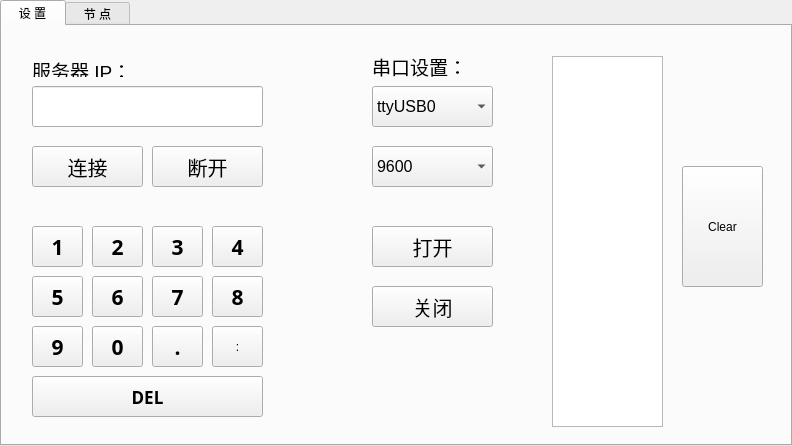
<?xml version="1.0" encoding="UTF-8"?>
<ui version="4.0">
 <class>Widget</class>
 <widget class="QWidget" name="Widget">
  <property name="geometry">
   <rect>
    <x>0</x>
    <y>0</y>
    <width>792</width>
    <height>446</height>
   </rect>
  </property>
  <property name="minimumSize">
   <size>
    <width>792</width>
    <height>446</height>
   </size>
  </property>
  <property name="maximumSize">
   <size>
    <width>792</width>
    <height>446</height>
   </size>
  </property>
  <property name="windowTitle">
   <string>医院病房护理智能无线呼叫及管理系统</string>
  </property>
  <property name="windowIcon">
   <iconset resource="src/src.qrc">
    <normaloff>:/new/prefix1/64X64.ico</normaloff>:/new/prefix1/64X64.ico</iconset>
  </property>
  <widget class="QTabWidget" name="tabWidget">
   <property name="geometry">
    <rect>
     <x>0</x>
     <y>0</y>
     <width>792</width>
     <height>446</height>
    </rect>
   </property>
   <property name="whatsThis">
    <string/>
   </property>
   <property name="tabShape">
    <enum>QTabWidget::Rounded</enum>
   </property>
   <property name="currentIndex">
    <number>0</number>
   </property>
   <property name="iconSize">
    <size>
     <width>16</width>
     <height>16</height>
    </size>
   </property>
   <property name="elideMode">
    <enum>Qt::ElideNone</enum>
   </property>
   <widget class="QWidget" name="SettingTab">
    <property name="toolTip">
     <string/>
    </property>
    <attribute name="title">
     <string>  设 置  </string>
    </attribute>
    <widget class="QLineEdit" name="IP_lineEdit">
     <property name="geometry">
      <rect>
       <x>30</x>
       <y>60</y>
       <width>231</width>
       <height>41</height>
      </rect>
     </property>
     <property name="font">
      <font>
       <family>Sawasdee</family>
       <pointsize>14</pointsize>
       <weight>75</weight>
       <bold>true</bold>
      </font>
     </property>
     <property name="text">
      <string/>
     </property>
    </widget>
    <widget class="QLabel" name="label">
     <property name="geometry">
      <rect>
       <x>30</x>
       <y>30</y>
       <width>111</width>
       <height>21</height>
      </rect>
     </property>
     <property name="text">
      <string>&lt;!DOCTYPE HTML PUBLIC &quot;-//W3C//DTD HTML 4.0//EN&quot; &quot;http://www.w3.org/TR/REC-html40/strict.dtd&quot;&gt;
&lt;html&gt;&lt;head&gt;&lt;meta name=&quot;qrichtext&quot; content=&quot;1&quot; /&gt;&lt;style type=&quot;text/css&quot;&gt;
p, li { white-space: pre-wrap; }
&lt;/style&gt;&lt;/head&gt;&lt;body style=&quot; font-family:'Sans Serif'; font-size:9pt; font-weight:400; font-style:normal;&quot;&gt;
&lt;p style=&quot; margin-top:0px; margin-bottom:0px; margin-left:0px; margin-right:0px; -qt-block-indent:0; text-indent:0px;&quot;&gt;&lt;span style=&quot; font-size:14pt;&quot;&gt;服务器 IP：&lt;/span&gt;&lt;/p&gt;&lt;/body&gt;&lt;/html&gt;</string>
     </property>
    </widget>
    <widget class="QToolButton" name="Connect_toolButton">
     <property name="geometry">
      <rect>
       <x>30</x>
       <y>120</y>
       <width>111</width>
       <height>41</height>
      </rect>
     </property>
     <property name="font">
      <font>
       <pointsize>15</pointsize>
       <weight>50</weight>
       <bold>false</bold>
      </font>
     </property>
     <property name="text">
      <string>连接</string>
     </property>
    </widget>
    <widget class="QToolButton" name="Disconnect_toolButton">
     <property name="geometry">
      <rect>
       <x>150</x>
       <y>120</y>
       <width>111</width>
       <height>41</height>
      </rect>
     </property>
     <property name="font">
      <font>
       <pointsize>15</pointsize>
      </font>
     </property>
     <property name="text">
      <string>断开</string>
     </property>
    </widget>
    <widget class="QToolButton" name="toolButton_1">
     <property name="geometry">
      <rect>
       <x>30</x>
       <y>200</y>
       <width>51</width>
       <height>41</height>
      </rect>
     </property>
     <property name="minimumSize">
      <size>
       <width>51</width>
       <height>41</height>
      </size>
     </property>
     <property name="maximumSize">
      <size>
       <width>51</width>
       <height>41</height>
      </size>
     </property>
     <property name="font">
      <font>
       <family>Sawasdee</family>
       <pointsize>16</pointsize>
       <weight>75</weight>
       <bold>true</bold>
      </font>
     </property>
     <property name="text">
      <string>1</string>
     </property>
    </widget>
    <widget class="QToolButton" name="toolButton_2">
     <property name="geometry">
      <rect>
       <x>90</x>
       <y>200</y>
       <width>51</width>
       <height>41</height>
      </rect>
     </property>
     <property name="minimumSize">
      <size>
       <width>51</width>
       <height>41</height>
      </size>
     </property>
     <property name="maximumSize">
      <size>
       <width>51</width>
       <height>41</height>
      </size>
     </property>
     <property name="font">
      <font>
       <family>Sawasdee</family>
       <pointsize>16</pointsize>
       <weight>75</weight>
       <bold>true</bold>
      </font>
     </property>
     <property name="text">
      <string>2</string>
     </property>
    </widget>
    <widget class="QToolButton" name="toolButton_3">
     <property name="geometry">
      <rect>
       <x>150</x>
       <y>200</y>
       <width>51</width>
       <height>41</height>
      </rect>
     </property>
     <property name="minimumSize">
      <size>
       <width>51</width>
       <height>41</height>
      </size>
     </property>
     <property name="maximumSize">
      <size>
       <width>51</width>
       <height>41</height>
      </size>
     </property>
     <property name="font">
      <font>
       <family>Sawasdee</family>
       <pointsize>16</pointsize>
       <weight>75</weight>
       <bold>true</bold>
      </font>
     </property>
     <property name="text">
      <string>3</string>
     </property>
    </widget>
    <widget class="QToolButton" name="toolButton_4">
     <property name="geometry">
      <rect>
       <x>210</x>
       <y>200</y>
       <width>51</width>
       <height>41</height>
      </rect>
     </property>
     <property name="minimumSize">
      <size>
       <width>51</width>
       <height>41</height>
      </size>
     </property>
     <property name="maximumSize">
      <size>
       <width>51</width>
       <height>41</height>
      </size>
     </property>
     <property name="font">
      <font>
       <family>Sawasdee</family>
       <pointsize>16</pointsize>
       <weight>75</weight>
       <bold>true</bold>
      </font>
     </property>
     <property name="text">
      <string>4</string>
     </property>
    </widget>
    <widget class="QToolButton" name="toolButton_5">
     <property name="geometry">
      <rect>
       <x>30</x>
       <y>250</y>
       <width>51</width>
       <height>41</height>
      </rect>
     </property>
     <property name="minimumSize">
      <size>
       <width>51</width>
       <height>41</height>
      </size>
     </property>
     <property name="maximumSize">
      <size>
       <width>51</width>
       <height>41</height>
      </size>
     </property>
     <property name="font">
      <font>
       <family>Sawasdee</family>
       <pointsize>16</pointsize>
       <weight>75</weight>
       <bold>true</bold>
      </font>
     </property>
     <property name="text">
      <string>5</string>
     </property>
    </widget>
    <widget class="QToolButton" name="toolButton_6">
     <property name="geometry">
      <rect>
       <x>90</x>
       <y>250</y>
       <width>51</width>
       <height>41</height>
      </rect>
     </property>
     <property name="minimumSize">
      <size>
       <width>51</width>
       <height>41</height>
      </size>
     </property>
     <property name="maximumSize">
      <size>
       <width>51</width>
       <height>41</height>
      </size>
     </property>
     <property name="font">
      <font>
       <family>Sawasdee</family>
       <pointsize>16</pointsize>
       <weight>75</weight>
       <bold>true</bold>
      </font>
     </property>
     <property name="text">
      <string>6</string>
     </property>
    </widget>
    <widget class="QToolButton" name="toolButton_7">
     <property name="geometry">
      <rect>
       <x>150</x>
       <y>250</y>
       <width>51</width>
       <height>41</height>
      </rect>
     </property>
     <property name="minimumSize">
      <size>
       <width>51</width>
       <height>41</height>
      </size>
     </property>
     <property name="maximumSize">
      <size>
       <width>51</width>
       <height>41</height>
      </size>
     </property>
     <property name="font">
      <font>
       <family>Sawasdee</family>
       <pointsize>16</pointsize>
       <weight>75</weight>
       <bold>true</bold>
      </font>
     </property>
     <property name="text">
      <string>7</string>
     </property>
    </widget>
    <widget class="QToolButton" name="toolButton_8">
     <property name="geometry">
      <rect>
       <x>210</x>
       <y>250</y>
       <width>51</width>
       <height>41</height>
      </rect>
     </property>
     <property name="minimumSize">
      <size>
       <width>51</width>
       <height>41</height>
      </size>
     </property>
     <property name="maximumSize">
      <size>
       <width>51</width>
       <height>41</height>
      </size>
     </property>
     <property name="font">
      <font>
       <family>Sawasdee</family>
       <pointsize>16</pointsize>
       <weight>75</weight>
       <bold>true</bold>
      </font>
     </property>
     <property name="text">
      <string>8</string>
     </property>
    </widget>
    <widget class="QToolButton" name="toolButton_9">
     <property name="geometry">
      <rect>
       <x>30</x>
       <y>300</y>
       <width>51</width>
       <height>41</height>
      </rect>
     </property>
     <property name="minimumSize">
      <size>
       <width>51</width>
       <height>41</height>
      </size>
     </property>
     <property name="maximumSize">
      <size>
       <width>51</width>
       <height>41</height>
      </size>
     </property>
     <property name="font">
      <font>
       <family>Sawasdee</family>
       <pointsize>16</pointsize>
       <weight>75</weight>
       <bold>true</bold>
      </font>
     </property>
     <property name="text">
      <string>9</string>
     </property>
    </widget>
    <widget class="QToolButton" name="toolButton_10">
     <property name="geometry">
      <rect>
       <x>90</x>
       <y>300</y>
       <width>51</width>
       <height>41</height>
      </rect>
     </property>
     <property name="minimumSize">
      <size>
       <width>51</width>
       <height>41</height>
      </size>
     </property>
     <property name="maximumSize">
      <size>
       <width>51</width>
       <height>41</height>
      </size>
     </property>
     <property name="font">
      <font>
       <family>Sawasdee</family>
       <pointsize>16</pointsize>
       <weight>75</weight>
       <bold>true</bold>
      </font>
     </property>
     <property name="text">
      <string>0</string>
     </property>
    </widget>
    <widget class="QToolButton" name="toolButton_11">
     <property name="geometry">
      <rect>
       <x>150</x>
       <y>300</y>
       <width>51</width>
       <height>41</height>
      </rect>
     </property>
     <property name="minimumSize">
      <size>
       <width>51</width>
       <height>41</height>
      </size>
     </property>
     <property name="maximumSize">
      <size>
       <width>51</width>
       <height>41</height>
      </size>
     </property>
     <property name="font">
      <font>
       <family>Sawasdee</family>
       <pointsize>16</pointsize>
       <weight>75</weight>
       <bold>true</bold>
      </font>
     </property>
     <property name="text">
      <string>.</string>
     </property>
    </widget>
    <widget class="QToolButton" name="toolButton_12">
     <property name="geometry">
      <rect>
       <x>30</x>
       <y>350</y>
       <width>231</width>
       <height>41</height>
      </rect>
     </property>
     <property name="minimumSize">
      <size>
       <width>51</width>
       <height>41</height>
      </size>
     </property>
     <property name="maximumSize">
      <size>
       <width>500</width>
       <height>200</height>
      </size>
     </property>
     <property name="font">
      <font>
       <family>Sawasdee</family>
       <pointsize>13</pointsize>
       <weight>75</weight>
       <bold>true</bold>
      </font>
     </property>
     <property name="text">
      <string>DEL</string>
     </property>
    </widget>
    <widget class="QLabel" name="label_2">
     <property name="geometry">
      <rect>
       <x>370</x>
       <y>20</y>
       <width>101</width>
       <height>41</height>
      </rect>
     </property>
     <property name="text">
      <string>&lt;!DOCTYPE HTML PUBLIC &quot;-//W3C//DTD HTML 4.0//EN&quot; &quot;http://www.w3.org/TR/REC-html40/strict.dtd&quot;&gt;
&lt;html&gt;&lt;head&gt;&lt;meta name=&quot;qrichtext&quot; content=&quot;1&quot; /&gt;&lt;style type=&quot;text/css&quot;&gt;
p, li { white-space: pre-wrap; }
&lt;/style&gt;&lt;/head&gt;&lt;body style=&quot; font-family:'Sans Serif'; font-size:9pt; font-weight:400; font-style:normal;&quot;&gt;
&lt;p style=&quot; margin-top:0px; margin-bottom:0px; margin-left:0px; margin-right:0px; -qt-block-indent:0; text-indent:0px;&quot;&gt;&lt;span style=&quot; font-size:14pt;&quot;&gt;串口设置：&lt;/span&gt;&lt;/p&gt;&lt;/body&gt;&lt;/html&gt;</string>
     </property>
    </widget>
    <widget class="QComboBox" name="COM_comboBox">
     <property name="geometry">
      <rect>
       <x>370</x>
       <y>60</y>
       <width>121</width>
       <height>41</height>
      </rect>
     </property>
     <property name="font">
      <font>
       <pointsize>12</pointsize>
      </font>
     </property>
     <item>
      <property name="text">
       <string>ttyUSB0</string>
      </property>
     </item>
     <item>
      <property name="text">
       <string>ttyUSB1</string>
      </property>
     </item>
     <item>
      <property name="text">
       <string>ttyUSB2</string>
      </property>
     </item>
     <item>
      <property name="text">
       <string>ttyUSB3</string>
      </property>
     </item>
     <item>
      <property name="text">
       <string>ttyUSB4</string>
      </property>
     </item>
     <item>
      <property name="text">
       <string>ttyUSB5</string>
      </property>
     </item>
    </widget>
    <widget class="QComboBox" name="Bote_comboBox">
     <property name="geometry">
      <rect>
       <x>370</x>
       <y>120</y>
       <width>121</width>
       <height>41</height>
      </rect>
     </property>
     <property name="font">
      <font>
       <pointsize>12</pointsize>
      </font>
     </property>
     <item>
      <property name="text">
       <string>9600</string>
      </property>
     </item>
     <item>
      <property name="text">
       <string>38400</string>
      </property>
     </item>
     <item>
      <property name="text">
       <string>115200</string>
      </property>
     </item>
    </widget>
    <widget class="QToolButton" name="Open_toolButton">
     <property name="geometry">
      <rect>
       <x>370</x>
       <y>200</y>
       <width>121</width>
       <height>41</height>
      </rect>
     </property>
     <property name="font">
      <font>
       <pointsize>15</pointsize>
      </font>
     </property>
     <property name="text">
      <string>打开</string>
     </property>
    </widget>
    <widget class="QToolButton" name="Close_toolButton">
     <property name="geometry">
      <rect>
       <x>370</x>
       <y>260</y>
       <width>121</width>
       <height>41</height>
      </rect>
     </property>
     <property name="font">
      <font>
       <pointsize>15</pointsize>
      </font>
     </property>
     <property name="text">
      <string>关闭</string>
     </property>
    </widget>
    <widget class="QTextEdit" name="textEdit">
     <property name="geometry">
      <rect>
       <x>550</x>
       <y>30</y>
       <width>111</width>
       <height>371</height>
      </rect>
     </property>
     <property name="readOnly">
      <bool>true</bool>
     </property>
    </widget>
    <widget class="QToolButton" name="Clear_toolButton">
     <property name="geometry">
      <rect>
       <x>680</x>
       <y>140</y>
       <width>81</width>
       <height>121</height>
      </rect>
     </property>
     <property name="text">
      <string>Clear</string>
     </property>
    </widget>
    <widget class="QToolButton" name="toolButton_13">
     <property name="geometry">
      <rect>
       <x>210</x>
       <y>300</y>
       <width>51</width>
       <height>41</height>
      </rect>
     </property>
     <property name="minimumSize">
      <size>
       <width>51</width>
       <height>41</height>
      </size>
     </property>
     <property name="maximumSize">
      <size>
       <width>51</width>
       <height>41</height>
      </size>
     </property>
     <property name="text">
      <string>:</string>
     </property>
    </widget>
   </widget>
   <widget class="QWidget" name="PatientTab">
    <attribute name="title">
     <string>  节 点  </string>
    </attribute>
    <widget class="QToolButton" name="Patient_toolButton_1">
     <property name="geometry">
      <rect>
       <x>50</x>
       <y>20</y>
       <width>91</width>
       <height>61</height>
      </rect>
     </property>
     <property name="text">
      <string>1号节点</string>
     </property>
    </widget>
    <widget class="QToolButton" name="Patient_toolButton_2">
     <property name="geometry">
      <rect>
       <x>170</x>
       <y>20</y>
       <width>91</width>
       <height>61</height>
      </rect>
     </property>
     <property name="text">
      <string>2号节点</string>
     </property>
    </widget>
    <widget class="QToolButton" name="Patient_toolButton_3">
     <property name="geometry">
      <rect>
       <x>290</x>
       <y>20</y>
       <width>91</width>
       <height>61</height>
      </rect>
     </property>
     <property name="text">
      <string>3号节点</string>
     </property>
    </widget>
    <widget class="QToolButton" name="Patient_toolButton_4">
     <property name="geometry">
      <rect>
       <x>410</x>
       <y>20</y>
       <width>91</width>
       <height>61</height>
      </rect>
     </property>
     <property name="text">
      <string>4号节点</string>
     </property>
    </widget>
    <widget class="QToolButton" name="Patient_toolButton_6">
     <property name="geometry">
      <rect>
       <x>650</x>
       <y>20</y>
       <width>91</width>
       <height>61</height>
      </rect>
     </property>
     <property name="text">
      <string>6号节点</string>
     </property>
    </widget>
    <widget class="QToolButton" name="Patient_toolButton_5">
     <property name="geometry">
      <rect>
       <x>530</x>
       <y>20</y>
       <width>91</width>
       <height>61</height>
      </rect>
     </property>
     <property name="text">
      <string>5号节点</string>
     </property>
    </widget>
    <widget class="QToolButton" name="Patient_toolButton_7">
     <property name="geometry">
      <rect>
       <x>50</x>
       <y>110</y>
       <width>91</width>
       <height>61</height>
      </rect>
     </property>
     <property name="text">
      <string>7号节点</string>
     </property>
    </widget>
    <widget class="QToolButton" name="Patient_toolButton_8">
     <property name="geometry">
      <rect>
       <x>170</x>
       <y>110</y>
       <width>91</width>
       <height>61</height>
      </rect>
     </property>
     <property name="text">
      <string>8号节点</string>
     </property>
    </widget>
    <widget class="QToolButton" name="Patient_toolButton_9">
     <property name="geometry">
      <rect>
       <x>290</x>
       <y>110</y>
       <width>91</width>
       <height>61</height>
      </rect>
     </property>
     <property name="text">
      <string>9号节点</string>
     </property>
    </widget>
    <widget class="QToolButton" name="Patient_toolButton_10">
     <property name="geometry">
      <rect>
       <x>410</x>
       <y>110</y>
       <width>91</width>
       <height>61</height>
      </rect>
     </property>
     <property name="text">
      <string>10号节点</string>
     </property>
    </widget>
    <widget class="QToolButton" name="Patient_toolButton_11">
     <property name="geometry">
      <rect>
       <x>530</x>
       <y>110</y>
       <width>91</width>
       <height>61</height>
      </rect>
     </property>
     <property name="text">
      <string>11号节点</string>
     </property>
    </widget>
    <widget class="QToolButton" name="Patient_toolButton_12">
     <property name="geometry">
      <rect>
       <x>650</x>
       <y>110</y>
       <width>91</width>
       <height>61</height>
      </rect>
     </property>
     <property name="text">
      <string>12号节点</string>
     </property>
    </widget>
   </widget>
  </widget>
 </widget>
 <layoutdefault spacing="6" margin="11"/>
 <resources>
  <include location="src/src.qrc"/>
 </resources>
 <connections/>
</ui>
